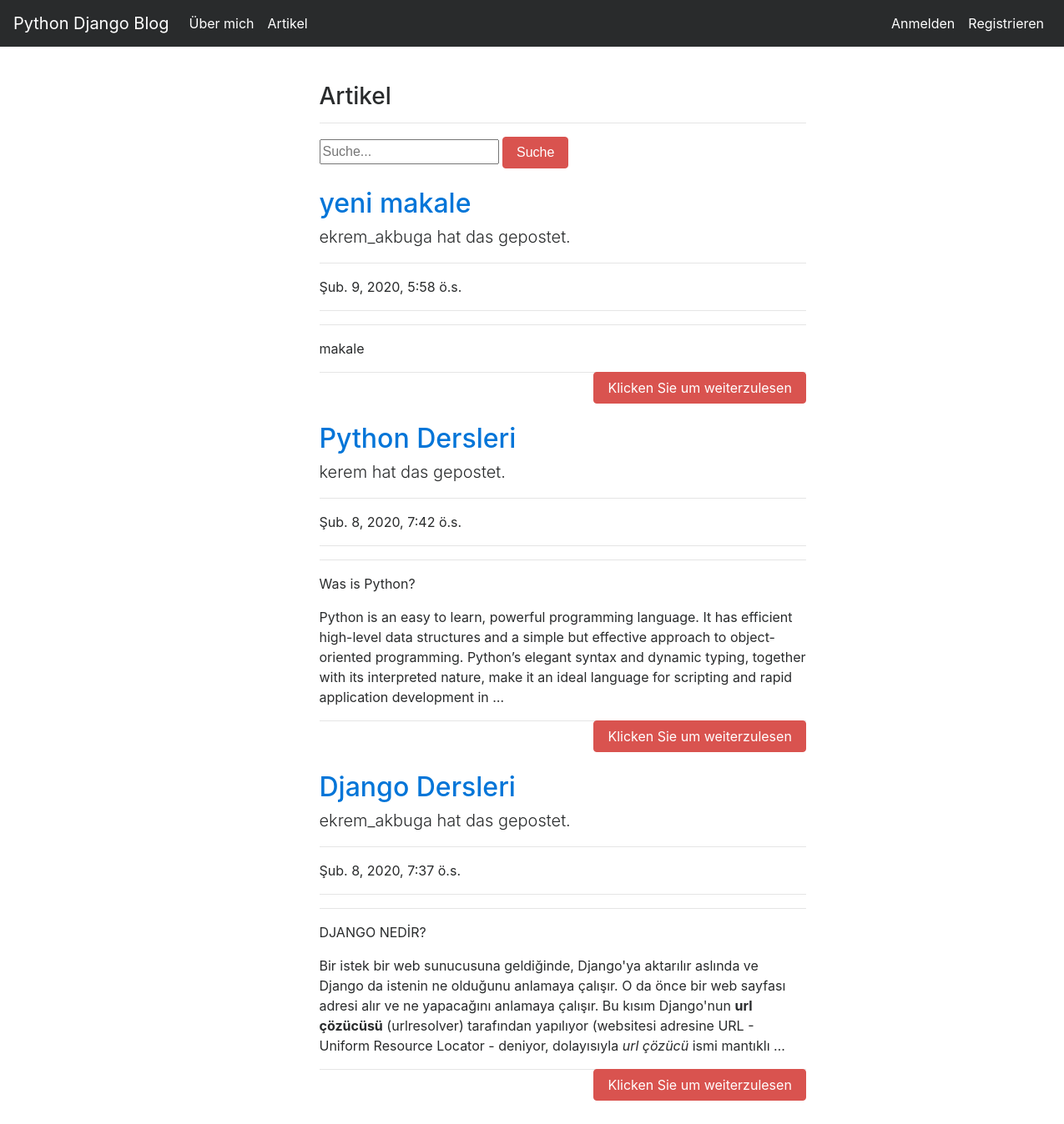
The app's page /articles/ with its own data.
### article/models.py (models this page shows, shortened)
class Article(models.Model):
    author = models.ForeignKey("auth.User",on_delete = models.CASCADE,verbose_name = "Yazar ")
    title = models.CharField(max_length = 50,verbose_name = "Başlık")
    content = RichTextField()
    created_date = models.DateTimeField(auto_now_add=True,verbose_name="Oluşturulma Tarihi")
    article_image = models.FileField(blank = True,null = True,verbose_name="Makaleye Fotoğraf Ekleyin")
    class Meta:
        ordering = ['-created_date']

### article/views.py (the view)
# urls.py: path('',views.articles,name = "articles"),
def articles(request):
    keyword = request.GET.get("keyword")
    if keyword:
        articles = Article.objects.filter(title__contains = keyword)
        return render(request,"articles.html",{"articles":articles})
    articles = Article.objects.all()
    return render(request,"articles.html",{"articles":articles})

### templates/articles.html (shortened to what this page needs)
{% extends "layout.html" %}
{% block body %}
<div class ="row">
        <div class="col-md-10 offset-md-3">
            <div class="col-lg-8">
                <h3>Artikel</h3>
                <hr>
                </div>
        </div>
</div>
<div class ="row">
    <div class="col-md-10 offset-md-3">
        <div class="col-lg-8">
            <form>
                <input type="text" name = "keyword" class="input-sm" maxlength="64" placeholder="Suche...">
              <button type="submit" class="btn btn-danger">Suche</button>
            </form>
      </div>
    </div>
</div>
{% if articles %}
{% for article in articles %}
<div class="row">
    <div class="col-md-10 offset-md-3">
    <div class="col-lg-8">
      <a href="{% url 'article:detail' article.id %}"><h2 class="mt-4">{{article.title}}</h2></a>
      <p class="lead">
        {{article.author.username}} hat das gepostet.
      </p>
      <hr>
      <p>{{article.created_date}}</p>
      <hr>
      <hr>
      <p class="lead">
          {{article.content|safe|truncatewords:50}}
      </p>
      <a style ="float : right;" href="{% url 'article:detail' article.id %}" class ="btn btn-danger">Klicken Sie um weiterzulesen</a>
      <hr>
        </div>
      </div>
      </div>
{% endfor %}
{% endif %}
{% endblock body %}

### records on screen
Article: title "yeni makale", author.username "ekrem_akbuga", created_date "Şub. 9, 2020, 5:58 ö.s.", content "makale"
Article: title "Python Dersleri", author.username "kerem", created_date "Şub. 8, 2020, 7:42 ö.s.", content "Was is Python? Python is an easy to learn, powerful programming language. It has efficient high-level data structures and a simple but effective approach to object-oriented programming. Python’s elegant syntax and dynamic typing, together with its interpreted nature, make it an ideal language for scripting and rapid application development in …"
Article: title "Django Dersleri", author.username "ekrem_akbuga", created_date "Şub. 8, 2020, 7:37 ö.s.", content "DJANGO NEDİR? Bir istek bir web sunucusuna geldiğinde, Django'ya aktarılır aslında ve Django da istenin ne olduğunu anlamaya çalışır. O da önce bir web sayfası adresi alır ve ne yapacağını anlamaya çalışır. Bu kısım Django'nun url çözücüsü (urlresolver) tarafından yapılıyor (websitesi adresine URL - Uniform Resource Locator - deniyor, dolayısıyla url çözücü ismi mantıklı …"
